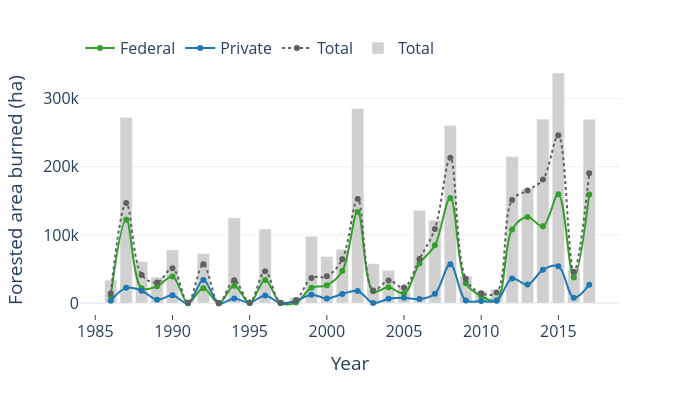

Write notebook code for a chart like this one.
### Markdown cell above
### Area Burned by Year

Compare annual forested area burned for the study fires and the region.

### Code cell
fig = px.line(
    owner_group_trends[owner_group_trends.owner.ne("Other")],
    x="year",
    y="analysis_area",
    color="owner",
    color_discrete_sequence=["#33a02c", "#1f78b4", "#606060"],
    markers=True,
    template="plotly_white",
    width=700,
    height=400,
    line_shape="spline",
)

# Make the "all" line dashed
fig.data[2].line.dash = "dot"

fig.add_bar(
    x=candidate_fire_trends.year,
    y=candidate_fire_trends.forested_ha,
    name="Total",
    marker_color="#d0d0d0",
)

fig.update_yaxes(title_text="Forested area burned (ha)")
fig.update_xaxes(title_text="Year", dtick=5, ticks="inside")

fig.update_layout(
    legend=dict(
        title="", orientation="h", yanchor="bottom", y=0.98, xanchor="left", x=0
    ),
    font=dict(size=16),
)

### Figure 1 — Plotly figure (JSON) as saved in the notebook; plotly's stock layout.template omitted (floating-point values rounded to 4 significant figures)
{"data": [{"hovertemplate": "owner=Federal<br>year=%{x}<br>analysis_area=%{y}<extra></extra>", "legendgroup": "Federal", "line": {"color": "#33a02c", "dash": "solid", "shape": "spline"}, "marker": {"symbol": "circle"}, "mode": "markers+lines", "name": "Federal", "orientation": "v", "showlegend": true, "type": "scatter", "x": [1986, 1987, 1988, 1989, 1990, 1991, 1992, 1993, 1994, 1995, 1996, 1997, 1998, 1999, 2000, 2001, 2002, 2003, 2004, 2005, 2006, 2007, 2008, 2009, 2010, 2011, 2012, 2013, 2014, 2015, 2016, 2017], "xaxis": "x", "y": [10580.0, 122300.0, 21990.0, 24840.0, 39240.0, 456.1, 22060.0, 0, 25510.0, 231.1, 34090.0, 292.9, 1010.0, 22700.0, 26300.0, 47090.0, 133700.0, 17670.0, 23480.0, 14510.0, 58290.0, 84910.0, 154200.0, 29170.0, 10530.0, 4365.0, 108000.0, 126200.0, 112600.0, 159600.0, 37700.0, 159300.0], "yaxis": "y"}, {"hovertemplate": "owner=Private<br>year=%{x}<br>analysis_area=%{y}<extra></extra>", "legendgroup": "Private", "line": {"color": "#1f78b4", "dash": "solid", "shape": "spline"}, "marker": {"symbol": "circle"}, "mode": "markers+lines", "name": "Private", "orientation": "v", "showlegend": true, "type": "scatter", "x": [1986, 1987, 1988, 1989, 1990, 1991, 1992, 1993, 1994, 1995, 1996, 1997, 1998, 1999, 2000, 2001, 2002, 2003, 2004, 2005, 2006, 2007, 2008, 2009, 2010, 2011, 2012, 2013, 2014, 2015, 2016, 2017], "xaxis": "x", "y": [3775.0, 22540.0, 18340.0, 5138.0, 11580.0, 94.14, 33930.0, 0, 6903.0, 794.7, 11480.0, 267.4, 3582.0, 12610.0, 7033.0, 13560.0, 18080.0, 433.6, 6497.0, 8000.0, 6121.0, 13870.0, 56950.0, 4198.0, 3366.0, 3754.0, 36130.0, 27360.0, 49030.0, 54280.0, 8137.0, 27270.0], "yaxis": "y"}, {"hovertemplate": "owner=Total<br>year=%{x}<br>analysis_area=%{y}<extra></extra>", "legendgroup": "Total", "line": {"color": "#606060", "dash": "dot", "shape": "spline"}, "marker": {"symbol": "circle"}, "mode": "markers+lines", "name": "Total", "orientation": "v", "showlegend": true, "type": "scatter", "x": [1986, 1987, 1988, 1989, 1990, 1991, 1992, 1993, 1994, 1995, 1996, 1997, 1998, 1999, 2000, 2001, 2002, 2003, 2004, 2005, 2006, 2007, 2008, 2009, 2010, 2011, 2012, 2013, 2014, 2015, 2016, 2017], "xaxis": "x", "y": [14450.0, 146800.0, 41550.0, 30270.0, 51110.0, 559.0, 56980.0, 0, 33690.0, 1033.0, 46930.0, 560.4, 4801.0, 36900.0, 39380.0, 64350.0, 152800.0, 18640.0, 33500.0, 22940.0, 64790.0, 108800.0, 213000.0, 36020.0, 14590.0, 15640.0, 151100.0, 165300.0, 181300.0, 246100.0, 46080.0, 190500.0], "yaxis": "y"}, {"marker": {"color": "#d0d0d0"}, "name": "Total", "type": "bar", "x": [1986, 1987, 1988, 1989, 1990, 1991, 1992, 1993, 1994, 1995, 1996, 1997, 1998, 1999, 2000, 2001, 2002, 2003, 2004, 2005, 2006, 2007, 2008, 2009, 2010, 2011, 2012, 2013, 2014, 2015, 2016, 2017], "y": [33950.0, 272000.0, 61130.0, 38530.0, 78250.0, 3968.0, 72830.0, 190.3, 125300.0, 1964.0, 108900.0, 3646.0, 8236.0, 98260.0, 68500.0, 78970.0, 285100.0, 57930.0, 48130.0, 26130.0, 136100.0, 121600.0, 260300.0, 39880.0, 17770.0, 20610.0, 215000.0, 167700.0, 269700.0, 337200.0, 50430.0, 269400.0]}], "layout": {"font": {"size": 16}, "height": 400, "legend": {"orientation": "h", "title": {"text": ""}, "tracegroupgap": 0, "x": 0, "xanchor": "left", "y": 0.98, "yanchor": "bottom"}, "margin": {"t": 60}, "width": 700, "xaxis": {"anchor": "y", "domain": [0, 1], "dtick": 5, "ticks": "inside", "title": {"text": "Year"}}, "yaxis": {"anchor": "x", "domain": [0, 1], "title": {"text": "Forested area burned (ha)"}}}}
